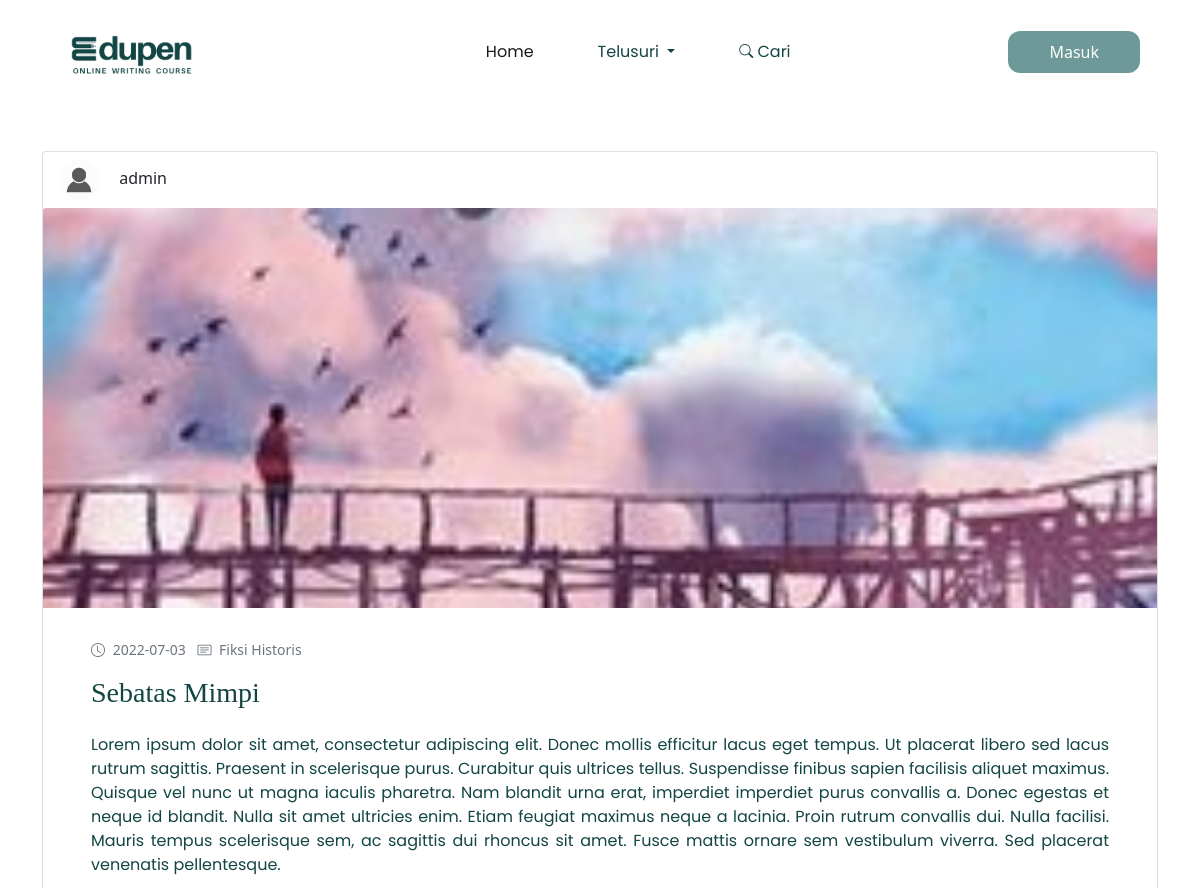
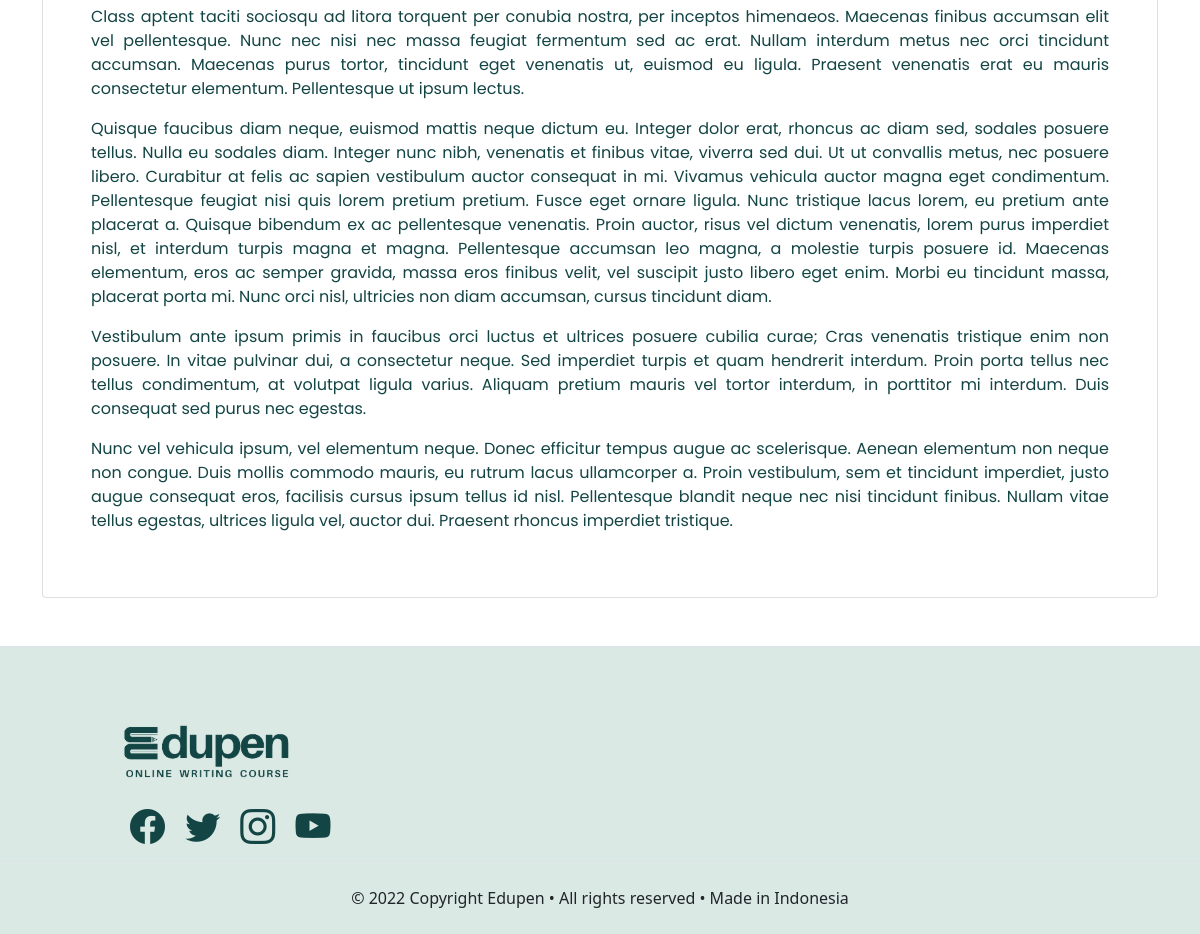
Page /detail-karya.php?id=2 on the committed database (2 pictures, top to bottom).
### tables this page shows
CREATE TABLE `karya` (
  `id_karya` int(11) NOT NULL,
  `id_jenistulisan` int(11) NOT NULL,
  `id_jeniskarya` int(11) NOT NULL,
  `id_penulis` int(11) NOT NULL,
  `judul` varchar(100) NOT NULL,
  `tulisan` text NOT NULL,
  `tgl_upload` date NOT NULL,
  `gambar` varchar(100) NOT NULL
);

CREATE TABLE `user` (
  `id_user` int(11) NOT NULL,
  `nama_user` varchar(50) NOT NULL,
  `level` varchar(30) NOT NULL,
  `email` varchar(50) NOT NULL,
  `password` varchar(255) NOT NULL,
  `harga_penulisan` int(11) NOT NULL,
  `foto` varchar(100) NOT NULL
);

CREATE TABLE `jenis_tulisan` (
  `id_jenistulisan` int(11) NOT NULL,
  `nama_jenistulisan` varchar(50) NOT NULL,
  `cover` varchar(55) NOT NULL
);

### detail-karya.php (the view, shortened to what this page needs)
<?php
include('_header.php');
$id = $_GET['id'];
$result = mysqli_query($db, "SELECT * FROM karya
INNER JOIN jenis_tulisan ON karya.id_jenistulisan = jenis_tulisan.id_jenistulisan
INNER JOIN jenis_karya ON karya.id_jeniskarya = jenis_karya.id_jeniskarya
INNER JOIN user ON karya.id_penulis = user.id_user
WHERE karya.id_karya = $id");
?>
<section class="section-detail-berita">
    <div class="container">
        <div class="row">
            <div class="col">
                <div class="card card-detail-berita mt-5">
                    <?php while ($data = mysqli_fetch_assoc($result)) :  ?>
                        <div class="author" data-bs-toggle="modal" data-bs-target="#profilModal">
                            <img class="rounded-circle mx-3 my-2" alt="40x40" src="admin/assets/images/profil/<?= $data['foto']; ?>" data-holder-rendered="true" width="40" height="40" style="object-fit: cover;"> <?= $data['nama_user']; ?>
                        </div>
                        <img src="admin/assets/images/karya/<?= $data['gambar']; ?>" class="card-img-top" height="400" style="object-fit: cover" />
                        <div class="card-body px-5 pb-5">
                            <h6 class="card-subtitle my-3 text-muted">
                                <small class="text-muted me-2">
                                    <i class="bi bi-clock me-1"></i>
                                    <?= $data['tgl_upload']; ?>
                                </small>
                                <small class="text-muted">
                                    <i class="bi bi-card-text me-1"></i>
                                    <?= $data['nama_jenistulisan']; ?>
                                </small>
                            </h6>
                            <h3 class="card-title mb-4">
                                <?= $data['judul']; ?>
                            </h3>
                            <div class="card-text" style="text-align: justify;">
                                <p class="text-justify"><?= $data['tulisan']; ?></p>
                            </div>
                        </div>
                    <?php endwhile; ?>
                </div>
            </div>
        </div>
    </div>
</section>
<?php include('_footer.php') ?>

### assets/css/style.css (style rules this page uses)
body, p { font-family: "Poppins", sans-serif; color: #134544; }
h1, h2, h3 { font-family: "Playfair Display", serif; color: #134544; }

### rows in the picture
karya: id_penulis.foto (picture), id_penulis.nama_user "admin", gambar (picture), tgl_upload "2022-07-03", id_jenistulisan.nama_jenistulisan "Fiksi Historis", judul "Sebatas Mimpi", tulisan "Lorem ipsum dolor sit amet, consectetur adipiscing elit. Donec mollis efficitur lacus eget tempus. Ut placerat libero sed lacus rutrum sagittis. Praesent in scelerisque purus. Curabitur quis ultrices tellus. Suspendisse finibus sapien facilisis aliquet maximus. Quisque vel nunc ut magna iaculis pharetra. Nam blandit urna erat, imperdiet imperdiet purus convallis a. Donec egestas et neque id blandit. Nulla sit amet ultricies enim. Etiam feugiat maximus neque a lacinia. Proin rutrum convallis dui. Nulla facilisi. Mauris tempus scelerisque sem, ac sagittis dui rhoncus sit amet. Fusce mattis ornare sem vestibulum viverra. Sed placerat venenatis pellentesque. Class aptent taciti sociosqu ad…"
